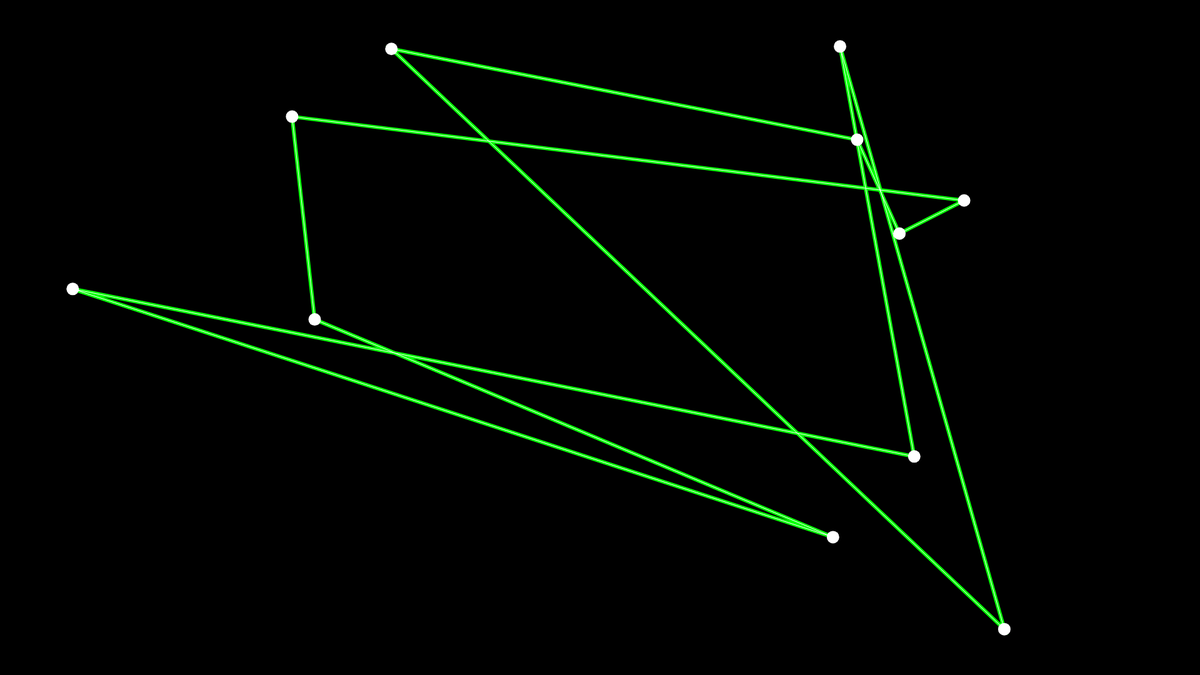
Frame 1 (no input)
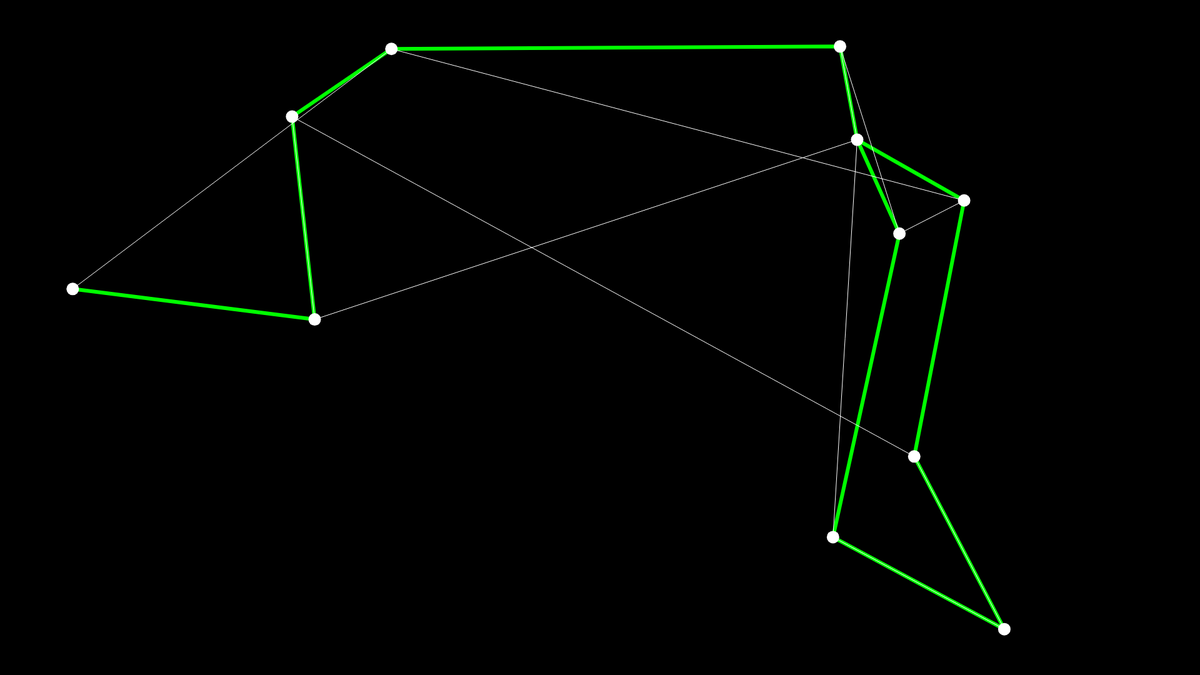
Frame 60 (no input)
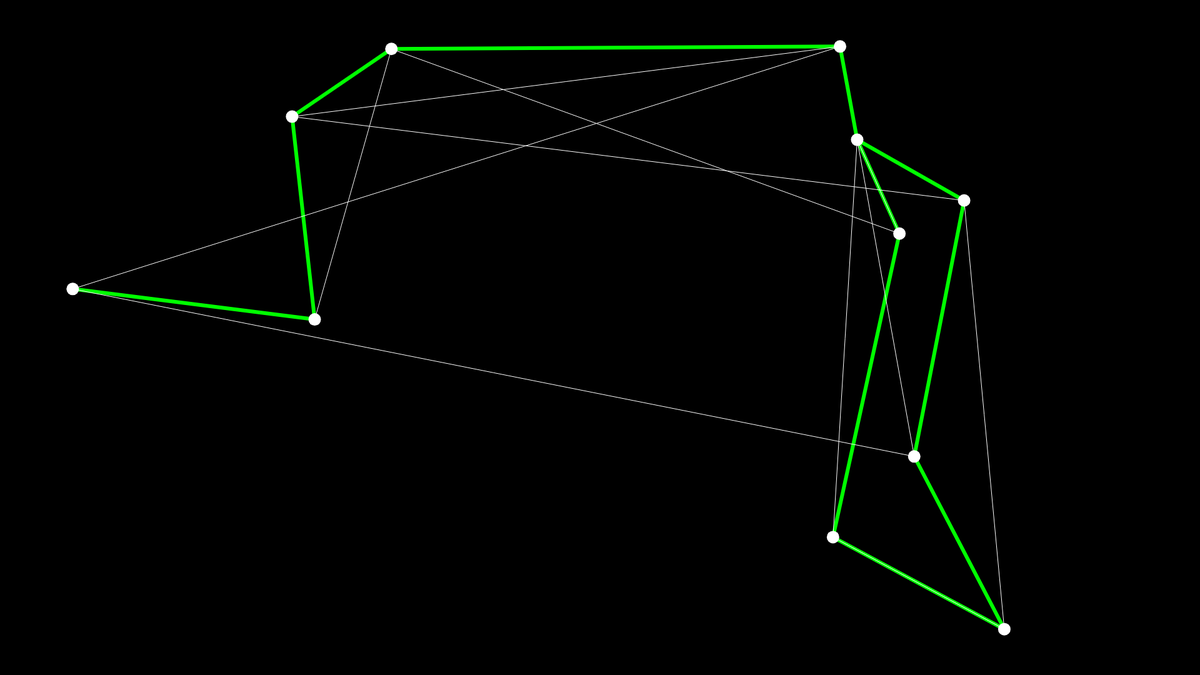
Frame 120 (the mouse pressed at the canvas centre since frame 60)

The p5.js sketch that drew these frames (run headless with seeded random() and noise() and a simulated clock; from frame 60 on, the mouse is pressed at the canvas centre):

// p5.js sketch
// ── sketch.js
let points = [];
let order = [];

let bestDistance;
let bestOrder;

let inc = 200000;

let startTime, finishTime;

function setup() {
  createCanvas(1920, 1080);
  for (let i = 0; i < 11; i++) {
    points.push(new point(random(width), random(height)));
    order.push(points.length - 1);
  }
  order.push(0);
  getDistances();
  bestOrder = order;
  bestDistance = calcDistance(bestOrder);
  startTime = millis();
}

function draw() {
  background(0);
  noFill();
  strokeWeight(6);
  beginShape();
  stroke(0, 255, 0);
  for (let ord of bestOrder) {
    vertex(points[ord].x, points[ord].y);
  }
  endShape();
  stroke(255);
  strokeWeight(1);
  beginShape();
  for (let ord of order) {
    vertex(points[ord].x, points[ord].y);
  }
  endShape();
  for (let pt of points) {
    pt.show();
  }
  for (let i = 0; i < inc; i++) {
    let currDist = calcDistance(order);
    if (currDist < bestDistance) {
      bestDistance = currDist;
      bestOrder = order.slice();
    }
    if (!nextPermutation(order)) {
      noLoop();
      console.log("FINISHED!");
      console.log("Best distance : " + bestDistance);
      console.log("Best order : ");
      console.log(bestOrder);
      finishTime = millis();
      console.log((finishTime - startTime) / 1000);
      break;
    }
  }
}

// ── funcs.js
function nextPermutation(array) {
  var i = array.length - 1;
  while (i > 0 && array[i - 1] >= array[i])
    i--;
  if (i <= 0)
    return false;
  var j = array.length - 1;
  while (array[j] <= array[i - 1])
    j--;
  var temp = array[i - 1];
  array[i - 1] = array[j];
  array[j] = temp;
  j = array.length - 1;
  while (i < j) {
    temp = array[i];
    array[i] = array[j];
    array[j] = temp;
    i++;
    j--;
  }
  return true;
}

function distance(a, b) {
  return sqrt((a.x - b.x) * (a.x - b.x) + (a.y - b.y) * (a.y - b.y));
}

function calcDistance(order) {
  let dist = 0;
  for (let i = 0; i < order.length - 1; i++) {
    dist += distances[order[i]][order[i + 1]];
  }
  return dist;
}

let distances = [];

function getDistances() {
  for (let i = 0; i < points.length; i++) {
    distances[i] = [];
    for (let j = 0; j < points.length; j++) {
      distances[i].push(distance(points[order[i]], points[order[j]]));
    }
  }
}

// ── point.js
class point {
  constructor(x, y) {
    this.x = x;
    this.y = y;
  }
  show() {
    fill(255);
    noStroke();
    ellipse(this.x, this.y, 20);
  }
}
